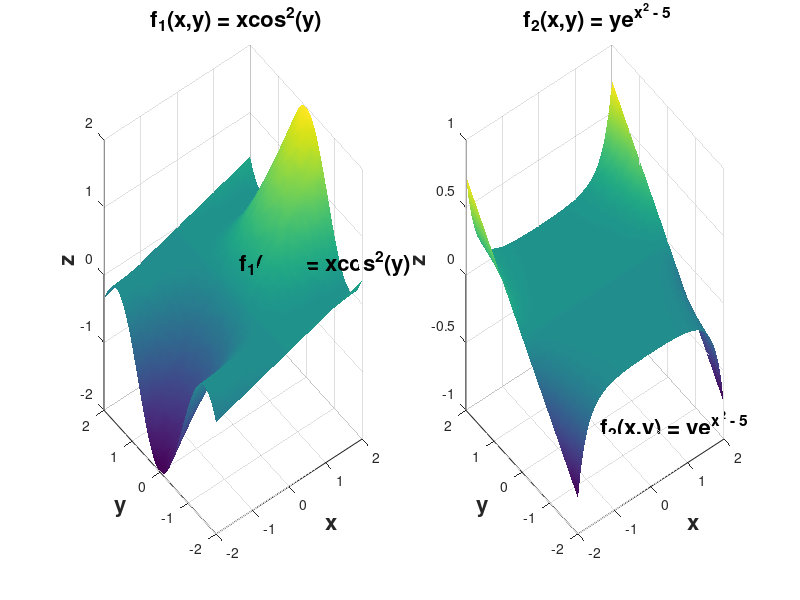

Write MATLAB code to recreate this figure.
%% Assignment 3
%
% Sophie Furtado
% 251250533

%% Exercise 2

xmin = -2; xmax = 2; ymin = -2; ymax = 2;
npoints = 51;
xs = linspace(xmin, xmax, npoints);
ys = linspace(ymin, ymax, npoints);

[X, Y] = meshgrid(xs, ys);
f1 = X .* cos(Y).^2;
f2 = Y .* exp(X.^2 - 5);

figure;
subplot(1,2,1);
surf(X, Y, f1);
shading interp;
% Set labels to be bold and size 16
title('\bf f_1(x,y) = xcos^2(y)', 'FontSize', 16);
xlabel('\bf x', 'FontSize', 16);
ylabel('\bf y', 'FontSize', 16);
zlabel('\bf z', 'FontSize', 16);
text(0, 0, 0.4, '\bf f_1(x,y) = xcos^2(y)', 'FontSize', 16);

subplot(1,2,2);
surf(X, Y, f2);
shading interp;
% Set labels to be bold and size 16
title('\bf f_2(x,y) = ye^{x^2 - 5}', 'FontSize', 16);
xlabel('\bf x', 'FontSize', 16);
ylabel('\bf y', 'FontSize', 16);
zlabel('\bf z', 'FontSize', 16);
text(0, 0, -1, '\bf f_2(x,y) = ye^{x^2 - 5}', 'FontSize', 16);
